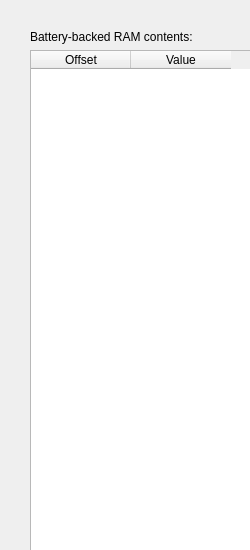
<?xml version="1.0" encoding="UTF-8"?>
<ui version="4.0">
 <class>BatteryBackedDisplay</class>
 <widget class="QDialog" name="BatteryBackedDisplay">
  <property name="geometry">
   <rect>
    <x>0</x>
    <y>0</y>
    <width>250</width>
    <height>550</height>
   </rect>
  </property>
  <property name="sizePolicy">
   <sizepolicy hsizetype="Minimum" vsizetype="Expanding">
    <horstretch>0</horstretch>
    <verstretch>0</verstretch>
   </sizepolicy>
  </property>
  <property name="maximumSize">
   <size>
    <width>250</width>
    <height>700</height>
   </size>
  </property>
  <property name="windowTitle">
   <string>Battery-backed RAM display</string>
  </property>
  <widget class="QWidget" name="layoutWidget">
   <property name="geometry">
    <rect>
     <x>10</x>
     <y>10</y>
     <width>296</width>
     <height>681</height>
    </rect>
   </property>
   <layout class="QGridLayout" name="m_mainLayout">
    <property name="leftMargin">
     <number>20</number>
    </property>
    <property name="topMargin">
     <number>20</number>
    </property>
    <property name="rightMargin">
     <number>20</number>
    </property>
    <property name="bottomMargin">
     <number>20</number>
    </property>
    <item row="2" column="0" colspan="2">
     <widget class="Line" name="m_horizontalLineC">
      <property name="orientation">
       <enum>Qt::Horizontal</enum>
      </property>
     </widget>
    </item>
    <item row="3" column="0" colspan="2">
     <widget class="QPushButton" name="m_closeButton">
      <property name="text">
       <string>Close</string>
      </property>
     </widget>
    </item>
    <item row="1" column="0" colspan="2">
     <widget class="QTableWidget" name="m_batteryBackedTable">
      <property name="sizePolicy">
       <sizepolicy hsizetype="Preferred" vsizetype="Preferred">
        <horstretch>0</horstretch>
        <verstretch>0</verstretch>
       </sizepolicy>
      </property>
      <attribute name="verticalHeaderVisible">
       <bool>false</bool>
      </attribute>
      <column>
       <property name="text">
        <string>Offset</string>
       </property>
      </column>
      <column>
       <property name="text">
        <string>Value</string>
       </property>
      </column>
     </widget>
    </item>
    <item row="0" column="0" colspan="2">
     <widget class="QLabel" name="m_titleLabel">
      <property name="sizePolicy">
       <sizepolicy hsizetype="Expanding" vsizetype="Maximum">
        <horstretch>0</horstretch>
        <verstretch>0</verstretch>
       </sizepolicy>
      </property>
      <property name="text">
       <string>Battery-backed RAM contents:</string>
      </property>
     </widget>
    </item>
   </layout>
  </widget>
 </widget>
 <layoutdefault spacing="6" margin="11"/>
 <resources/>
 <connections/>
</ui>
